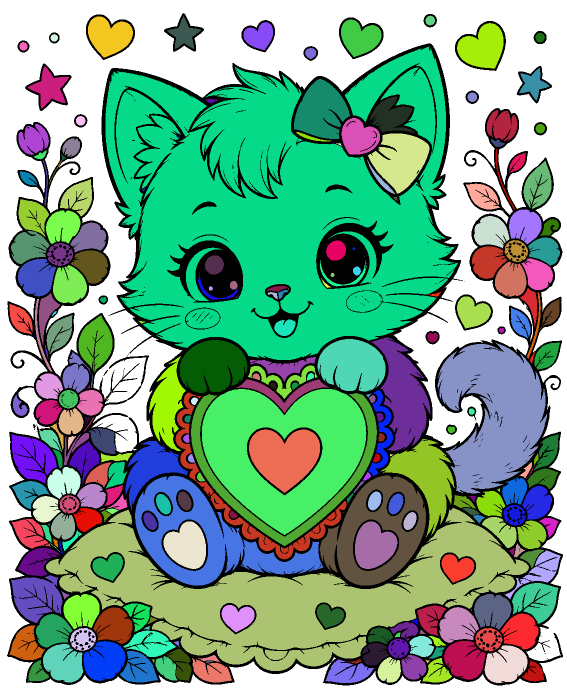
#> input picture tools/segmentation/output/lovely_kitten/phase2c_tuned/region_map.png, 1133 x 1388 px (shown at 1/2 size)
$ python phase2e3_coverage_audit.py
#> lines starting #> are read from the running program, lines starting #| are printed output that depends on the picture; after the words box and inside, x2 and y2 are one past the last pixel; in counts of white or black regions, pixels touching at a corner belong together
import json
from pathlib import Path
from PIL import Image, ImageDraw
import numpy as np

base = Path(__file__).resolve().parent
meta = json.loads((base / 'regions.json').read_text())
#> (reads tools/segmentation/output/lovely_kitten/phase2c_tuned/regions.json from the repository)
regions = meta['acceptedRegions']
w = meta['source']['width']
h = meta['source']['height']

region_map = np.array(Image.open(base / 'region_map.png').convert('RGBA'))
#> region_map is the input picture: shape (1388, 1133, 4); mean R, G, B, A 122.7, 166.1, 141.9, 190.3
line = np.array(Image.open(Path('c:/Users/rross/color_kingdom/assets/coloring_pages/animals/lovely_kitten_raster_poc/line_art_foreground.png')).convert('RGBA'))
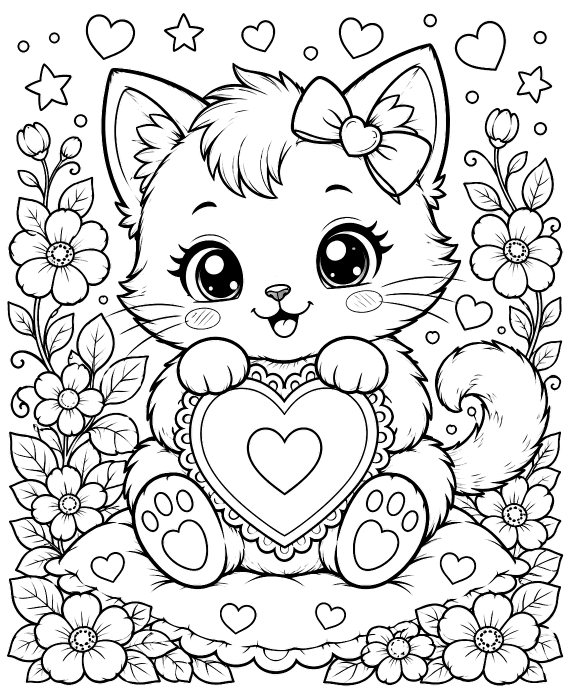
#> input picture assets/coloring_pages/animals/lovely_kitten_raster_poc/line_art_foreground.png, 1133 x 1388 px, found by its file name (shown at 1/2 size)
#> line is the input picture: shape (1388, 1133, 4); mean R, G, B, A 0, 0, 0, 38.4

color_to_idx = {tuple(r['mapColorRgba']): i for i, r in enumerate(regions)}
label = np.full((h, w), -1, dtype=np.int32)
for y in range(h):
    for x in range(w):
        label[y, x] = color_to_idx.get(tuple(int(v) for v in region_map[y, x]), -1)
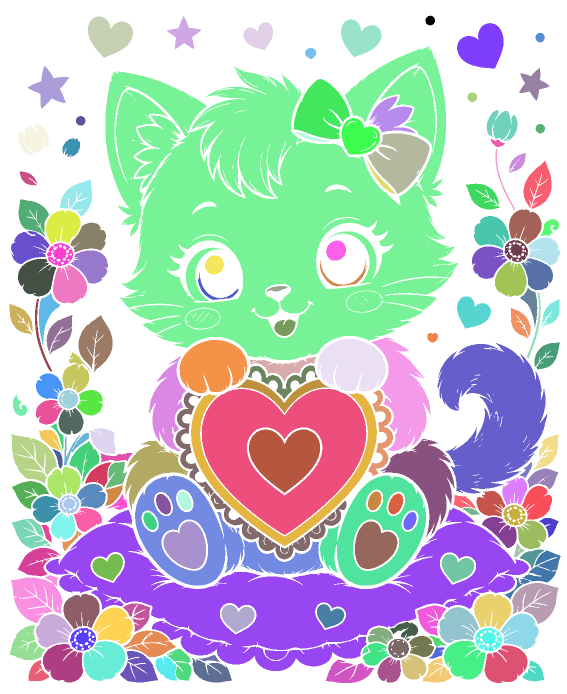
#> label: shape (1388, 1133) int32 (shown at 1/2 size); 176 distinct labels, from -1 to 174; one colour per label, 0 black, -1 white

# Build coverage image
coverage = np.full((h, w, 3), 255, dtype=np.uint8)
children_inc = np.array([bool(r['profiles']['childrenDetailed']['included']) for r in regions], dtype=bool)
for i, r in enumerate(regions):
    m = label == i
    if children_inc[i]:
        coverage[m] = (70, 185, 95)
    else:
        coverage[m] = (235, 156, 62)
#> this loop made 175 passes
#> pass 1, `m = label == i`:
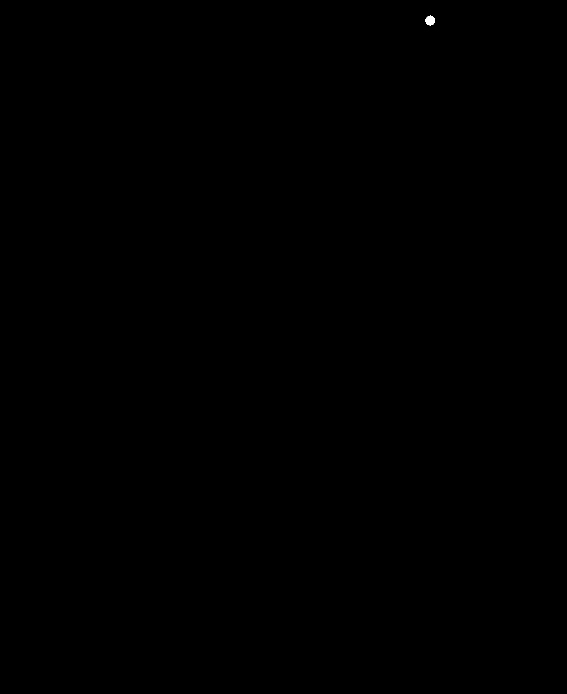
#> m: shape (1388, 1133) bool (shown at 1/2 size); 0.02% white; 1 white region, box (x1, y1, x2, y2) and area: (851, 31, 870, 51) 289
#> after the loop:
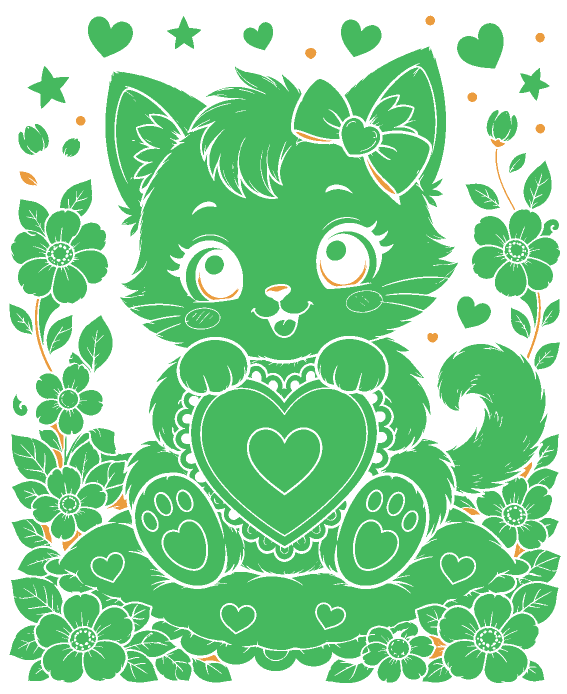
#> coverage: shape (1388, 1133, 3) (shown at 1/2 size); mean of channels 0, 1, 2 145.6, 213, 159.2; drawn as R, G, B

line_a = line[:, :, 3:4].astype(np.float32) / 255.0
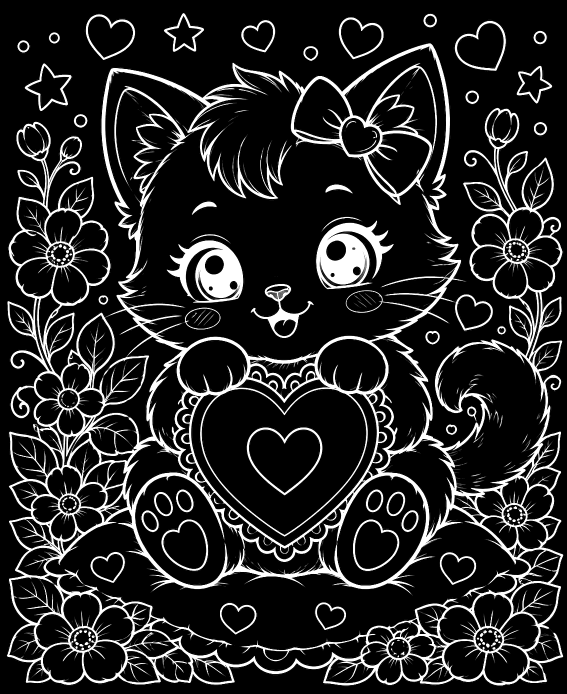
#> line_a: shape (1388, 1133, 1) float32 (shown at 1/2 size); min 0, max 1, mean 0.151
line_rgb = line[:, :, :3].astype(np.float32)
#> line_rgb: shape (1388, 1133, 3) float32; every value is 0
comp = (line_rgb * line_a) + (coverage.astype(np.float32) * (1 - line_a))
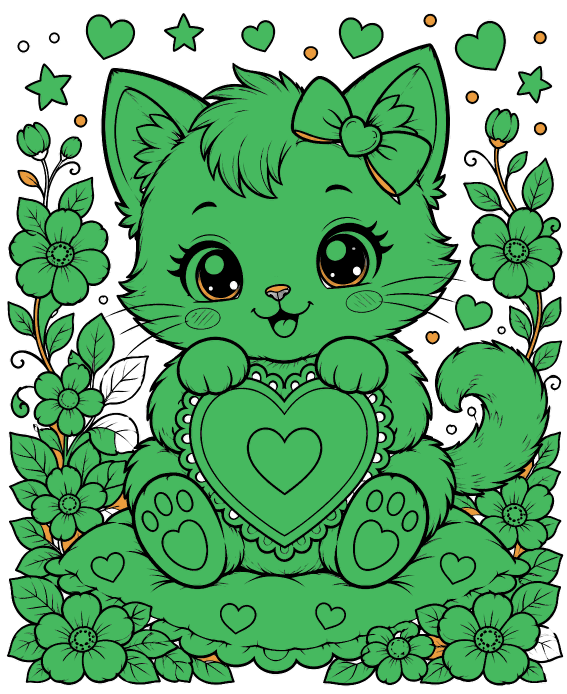
#> comp: shape (1388, 1133, 3) float32 (shown at 1/2 size); mean R, G, B 108.7, 177.6, 123.1
coverage = np.clip(comp, 0, 255).astype(np.uint8)

# Rank suspicious exclusions
suspects = []
for i, r in enumerate(regions):
    if children_inc[i]:
        continue
    f = r['features']
    reasons = r['profiles']['childrenDetailed']['reasons']
    score = (f['areaPercent'] * 5.0) + (f['tapTargetRadiusPercent'] * 4.0) + (f['minBoundingDimensionPercent'] * 2.0)
    if len(reasons) == 1:
        score += 2.5
    if f['occupancyRatio'] > 0.2:
        score += 0.5
    suspects.append((score, r))

suspects.sort(key=lambda t: t[0], reverse=True)

img = Image.fromarray(coverage)
draw = ImageDraw.Draw(img)
for rank, (_, r) in enumerate(suspects[:20], start=1):
    b = r['bounds']
    x0, y0 = b['x'], b['y']
    x1, y1 = x0 + b['width'], y0 + b['height']
    draw.rectangle((x0, y0, x1, y1), outline=(190, 0, 0), width=2)
    draw.text((x0 + 2, y0 + 2), f"{rank}:{r['id']}", fill=(90, 0, 0))

img.save(base / 'master_vs_children_detailed_coverage_labeled.png')
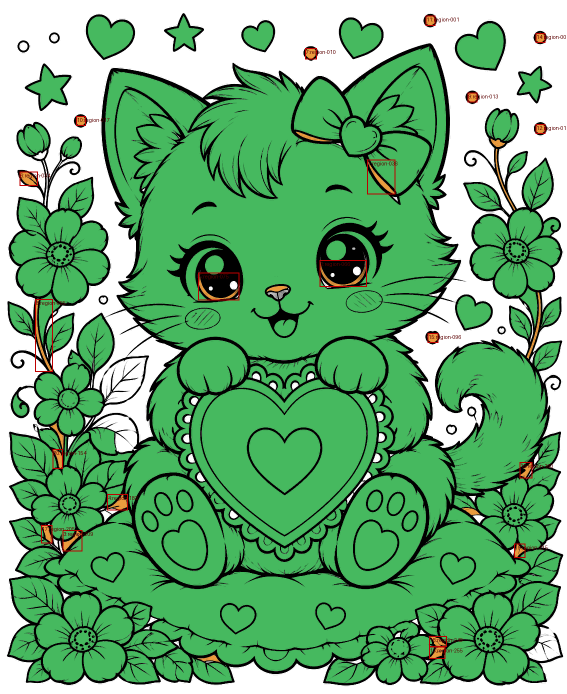
#> saved as master_vs_children_detailed_coverage_labeled.png: PIL image 1133x1388 RGB (shown at 1/2 size); mean R, G, B 109.2, 174.6, 121.9

print('top_suspects')
for rank, (score, r) in enumerate(suspects[:20], start=1):
    f = r['features']
    print(rank, r['id'], round(score, 3), r['profiles']['childrenDetailed']['reasons'], r['bounds'], r['centroid'], f['areaPixels'], round(f['areaPercent'], 3), round(f['tapTargetRadiusPercent'], 3), round(f['minBoundingDimensionPercent'], 3), round(f['occupancyRatio'], 3), round(f['compactness'], 3), round(f['aspectRatio'], 3))
